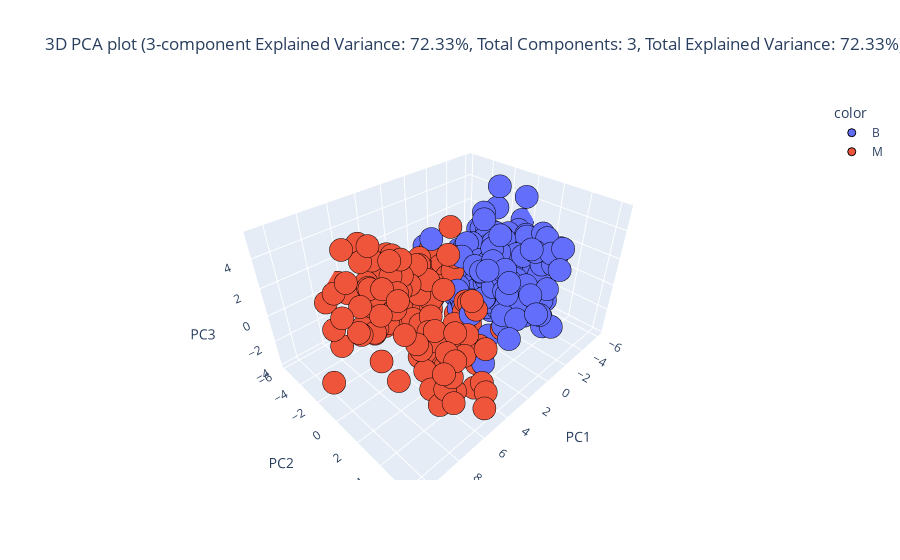

Here is the notebook cell this chart was saved with:
### Code cell
_, pca3d_train_df, _, pca3d_test_df = eda.dimensionality_reduction(train_df, test_df, identifier=id_features, categorical=categorical_features, continuous=continuous_features, target="Diagnosis", method="pca", plot_type="3d", components=3)

### Figure 1 — Plotly figure (JSON) as saved in the notebook; plotly's stock layout.template omitted (floating-point values rounded to 4 significant figures; data arrays with more than 128 entries replaced by an {"elided": "..."} marker saying what was removed)
{"data": [{"hovertemplate": "color=B<br>PC1=%{x}<br>PC2=%{y}<br>PC3=%{z}<extra></extra>", "legendgroup": "B", "marker": {"color": "#636efa", "line": {"color": "Black", "width": 1}, "opacity": 1, "symbol": "circle"}, "mode": "markers", "name": "B", "scene": "scene", "showlegend": true, "type": "scatter3d", "x": {"elided": "272 float values"}, "y": {"elided": "272 float values"}, "z": {"elided": "272 float values"}}, {"hovertemplate": "color=M<br>PC1=%{x}<br>PC2=%{y}<br>PC3=%{z}<extra></extra>", "legendgroup": "M", "marker": {"color": "#EF553B", "line": {"color": "Black", "width": 1}, "opacity": 1, "symbol": "circle"}, "mode": "markers", "name": "M", "scene": "scene", "showlegend": true, "type": "scatter3d", "x": {"elided": "136 float values"}, "y": {"elided": "136 float values"}, "z": {"elided": "136 float values"}}], "layout": {"legend": {"title": {"text": "color"}, "tracegroupgap": 0}, "scene": {"domain": {"x": [0, 1], "y": [0, 1]}, "xaxis": {"title": {"text": "PC1"}}, "yaxis": {"title": {"text": "PC2"}}, "zaxis": {"title": {"text": "PC3"}}}, "title": {"text": "3D PCA plot (3-component Explained Variance: 72.33%, Total Components: 3, Total Explained Variance: 72.33%)"}}}
